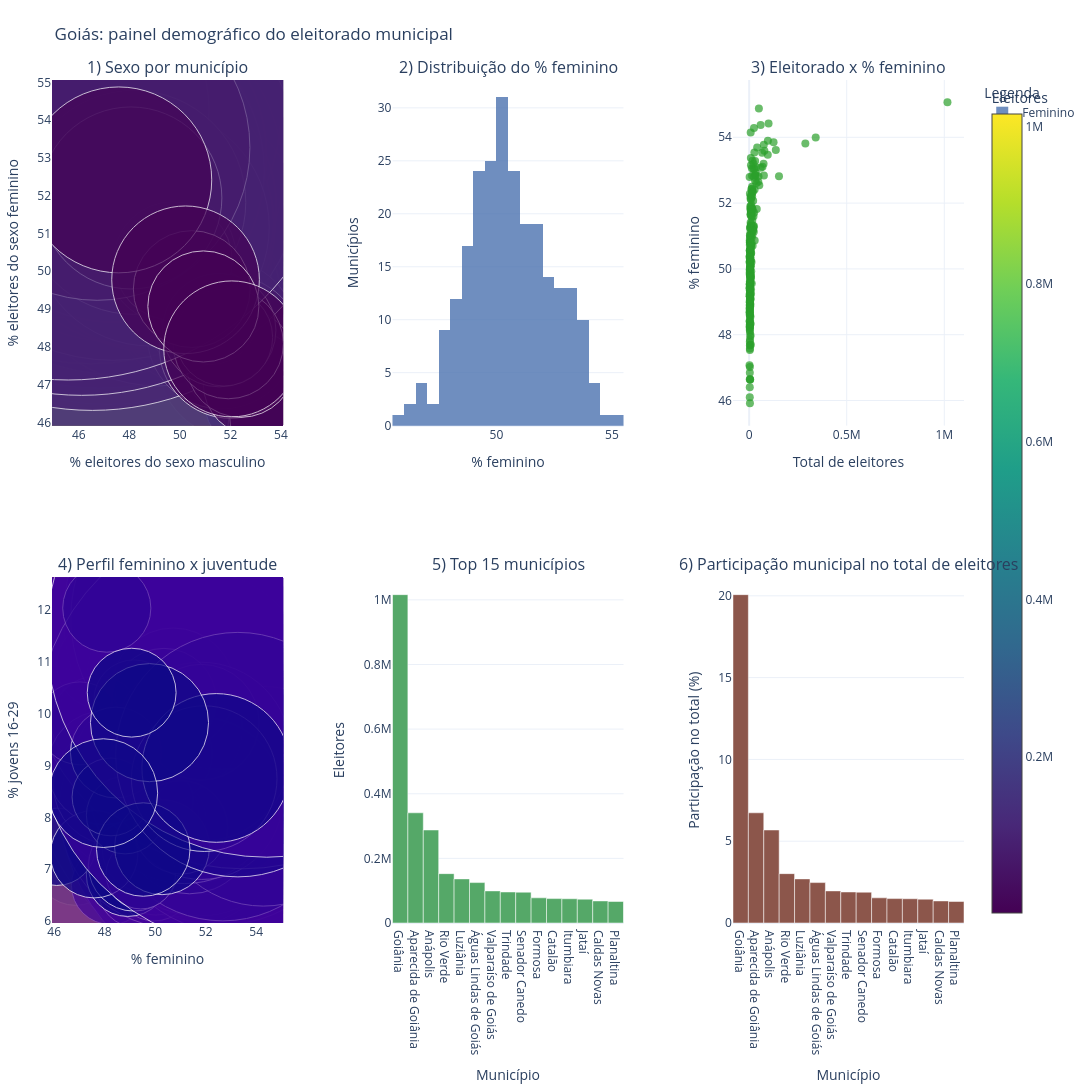

This figure's notebook cell:
### Code cell
from pathlib import Path
import numpy as np
import pandas as pd
import geobr
import unicodedata
import plotly.graph_objects as go
from plotly.subplots import make_subplots

root = Path('..').resolve()
profile_path = root / 'data' / 'processed' / 'goias_profile_2026.parquet'


def normalize_text(value):
    text = str(value).strip().upper()
    text = unicodedata.normalize('NFKD', text)
    text = ''.join(ch for ch in text if not unicodedata.combining(ch))
    return text

if profile_path.exists():
    profile = pd.read_parquet(profile_path).copy()
    profile['municipio_norm'] = profile['nm_municipio'].map(normalize_text)
    profile['total_eleitores'] = pd.to_numeric(profile['total_eleitores'], errors='coerce').fillna(0)
    profile['share_feminino'] = (profile['FEMININO'] / profile['total_eleitores'] * 100).fillna(0)
    profile['share_masculino'] = (profile['MASCULINO'] / profile['total_eleitores'] * 100).fillna(0)

    giovane_cols = [c for c in ['16 a 19 anos', '20 a 24 anos', '25 a 29 anos'] if c in profile.columns]
    if giovane_cols:
        profile['eleitores_16_29'] = profile[giovane_cols].sum(axis=1)
        profile['share_jovens_16_29'] = (profile['eleitores_16_29'] / profile['total_eleitores'] * 100).fillna(0)

    geo = geobr.read_municipality(code_muni='GO', year=2020).copy()
    geo['municipio_norm'] = geo['name_muni'].map(normalize_text)

    dashboard = geo.merge(
        profile[['municipio_norm', 'total_eleitores', 'share_feminino', 'share_masculino', 'share_jovens_16_29']],
        on='municipio_norm',
        how='left'
    ).dropna(subset=['total_eleitores']).copy()

    dashboard['bubble_size'] = np.sqrt(dashboard['total_eleitores']) * 1.75
    top = dashboard.sort_values('total_eleitores', ascending=False).head(15)
    municipal_weight = dashboard.assign(
        eleitorado_percent = dashboard['total_eleitores'] / dashboard['total_eleitores'].sum() * 100
    ).sort_values('eleitorado_percent', ascending=False).head(15)

    fig = make_subplots(
        rows=2,
        cols=3,
        subplot_titles=[
            '1) Sexo por município',
            '2) Distribuição do % feminino',
            '3) Eleitorado x % feminino',
            '4) Perfil feminino x juventude',
            '5) Top 15 municípios',
            '6) Participação municipal no total de eleitores'
        ],
        specs=[[{'type': 'scatter'}, {'type': 'histogram'}, {'type': 'scatter'}], [{'type': 'scatter'}, {'type': 'bar'}, {'type': 'bar'}]],
        horizontal_spacing=0.12,
        vertical_spacing=0.18,
    )

    fig.add_trace(
        go.Scatter(
            x=dashboard['share_masculino'],
            y=dashboard['share_feminino'],
            mode='markers',
            marker=dict(
                size=dashboard['bubble_size'],
                color=dashboard['total_eleitores'],
                colorscale='Viridis',
                showscale=True,
                colorbar=dict(title='Eleitores')
            ),
            text=dashboard['name_muni'],
            hovertemplate='<b>%{text}</b><br>Masculino: %{x:.1f}%<br>Feminino: %{y:.1f}%<br>Eleitores: %{marker.color:,}<extra></extra>',
            showlegend=False,
        ),
        row=1,
        col=1,
    )

    fig.add_trace(
        go.Histogram(
            x=dashboard['share_feminino'],
            nbinsx=20,
            marker_color='#4c72b0',
            name='Feminino',
            opacity=0.8,
        ),
        row=1,
        col=2,
    )

    fig.add_trace(
        go.Scatter(
            x=dashboard['total_eleitores'],
            y=dashboard['share_feminino'],
            mode='markers',
            marker=dict(size=8, color='#2ca02c', opacity=0.7),
            text=dashboard['name_muni'],
            hovertemplate='<b>%{text}</b><br>Eleitores: %{x:,}<br>% Feminino: %{y:.1f}%<extra></extra>',
            showlegend=False,
        ),
        row=1,
        col=3,
    )

    fig.add_trace(
        go.Scatter(
            x=dashboard['share_feminino'],
            y=dashboard['share_jovens_16_29'],
            mode='markers',
            marker=dict(
                size=np.sqrt(dashboard['total_eleitores']) * 1.4,
                color=dashboard['total_eleitores'],
                colorscale='Plasma',
                showscale=False,
            ),
            text=dashboard['name_muni'],
            hovertemplate='<b>%{text}</b><br>% Feminino: %{x:.1f}%<br>% Jovens 16-29: %{y:.1f}%<br>Eleitores: %{marker.color:,}<extra></extra>',
            showlegend=False,
        ),
        row=2,
        col=1,
    )

    fig.add_trace(
        go.Bar(
            x=top['name_muni'],
            y=top['total_eleitores'],
            marker_color='#55a868',
            hovertemplate='<b>%{x}</b><br>Eleitores: %{y:,}<extra></extra>',
            showlegend=False,
        ),
        row=2,
        col=2,
    )

    fig.add_trace(
        go.Bar(
            x=municipal_weight['name_muni'],
            y=municipal_weight['eleitorado_percent'],
            marker_color='#8c564b',
            hovertemplate='<b>%{x}</b><br>Participação no total: %{y:.2f}%<extra></extra>',
            showlegend=False,
        ),
        row=2,
        col=3,
    )

    fig.update_xaxes(title_text='% eleitores do sexo masculino', row=1, col=1)
    fig.update_yaxes(title_text='% eleitores do sexo feminino', row=1, col=1)
    fig.update_xaxes(title_text='% feminino', row=1, col=2)
    fig.update_yaxes(title_text='Municípios', row=1, col=2)
    fig.update_xaxes(title_text='Total de eleitores', row=1, col=3)
    fig.update_yaxes(title_text='% feminino', row=1, col=3)
    fig.update_xaxes(title_text='% feminino', row=2, col=1)
    fig.update_yaxes(title_text='% jovens 16-29', row=2, col=1)
    fig.update_xaxes(title_text='Município', row=2, col=2)
    fig.update_yaxes(title_text='Eleitores', row=2, col=2)
    fig.update_xaxes(title_text='Município', row=2, col=3)
    fig.update_yaxes(title_text='Participação no total (%)', row=2, col=3)

    fig.update_layout(
        title='Goiás: painel demográfico do eleitorado municipal',
        template='plotly_white',
        height=1100,
        width=1500,
        margin=dict(l=20, r=20, t=80, b=20),
        legend=dict(title='Legenda')
    )
    fig.show()

    output = root / 'data' / 'processed' / 'goias_dashboard_perfil_public.html'
    fig.write_html(output)
    print('Dashboard salvo em:', output)
    print('Municipios no painel:', len(dashboard))
else:
    print('Base de perfil eleitoral não encontrada para montar o dashboard.')

### Figure 1 — Plotly figure (JSON) as saved in the notebook; plotly's stock layout.template omitted (floating-point values rounded to 4 significant figures; data arrays with more than 128 entries replaced by an {"elided": "..."} marker saying what was removed)
{"data": [{"hovertemplate": "<b>%{text}</b><br>Masculino: %{x:.1f}%<br>Feminino: %{y:.1f}%<br>Eleitores: %{marker.color:,}<extra></extra>", "marker": {"color": {"elided": "245 float values"}, "colorbar": {"title": {"text": "Eleitores"}}, "colorscale": [[0, "#440154"], [0.1111, "#482878"], [0.2222, "#3e4989"], [0.3333, "#31688e"], [0.4444, "#26828e"], [0.5556, "#1f9e89"], [0.6667, "#35b779"], [0.7778, "#6ece58"], [0.8889, "#b5de2b"], [1, "#fde725"]], "showscale": true, "size": {"elided": "245 float values"}}, "mode": "markers", "showlegend": false, "text": {"elided": "245 str values"}, "type": "scatter", "x": {"elided": "245 float values"}, "xaxis": "x", "y": {"elided": "245 float values"}, "yaxis": "y"}, {"marker": {"color": "#4c72b0"}, "name": "Feminino", "nbinsx": 20, "opacity": 0.8, "type": "histogram", "x": {"elided": "245 float values"}, "xaxis": "x2", "yaxis": "y2"}, {"hovertemplate": "<b>%{text}</b><br>Eleitores: %{x:,}<br>% Feminino: %{y:.1f}%<extra></extra>", "marker": {"color": "#2ca02c", "opacity": 0.7, "size": 8}, "mode": "markers", "showlegend": false, "text": {"elided": "245 str values"}, "type": "scatter", "x": {"elided": "245 float values"}, "xaxis": "x3", "y": {"elided": "245 float values"}, "yaxis": "y3"}, {"hovertemplate": "<b>%{text}</b><br>% Feminino: %{x:.1f}%<br>% Jovens 16-29: %{y:.1f}%<br>Eleitores: %{marker.color:,}<extra></extra>", "marker": {"color": {"elided": "245 float values"}, "colorscale": [[0, "#0d0887"], [0.1111, "#46039f"], [0.2222, "#7201a8"], [0.3333, "#9c179e"], [0.4444, "#bd3786"], [0.5556, "#d8576b"], [0.6667, "#ed7953"], [0.7778, "#fb9f3a"], [0.8889, "#fdca26"], [1, "#f0f921"]], "showscale": false, "size": {"elided": "245 float values"}}, "mode": "markers", "showlegend": false, "text": {"elided": "245 str values"}, "type": "scatter", "x": {"elided": "245 float values"}, "xaxis": "x4", "y": {"elided": "245 float values"}, "yaxis": "y4"}, {"hovertemplate": "<b>%{x}</b><br>Eleitores: %{y:,}<extra></extra>", "marker": {"color": "#55a868"}, "showlegend": false, "type": "bar", "x": ["Goiânia", "Aparecida de Goiânia", "Anápolis", "Rio Verde", "Luziânia", "Águas Lindas de Goiás", "Valparaíso de Goiás", "Trindade", "Senador Canedo", "Formosa", "Catalão", "Itumbiara", "Jataí", "Caldas Novas", "Planaltina"], "xaxis": "x5", "y": [1016000.0, 341000.0, 287900.0, 152800.0, 136500.0, 125100.0, 99340.0, 95990.0, 95320.0, 77890.0, 75550.0, 75020.0, 73740.0, 68300.0, 66620.0], "yaxis": "y5"}, {"hovertemplate": "<b>%{x}</b><br>Participação no total: %{y:.2f}%<extra></extra>", "marker": {"color": "#8c564b"}, "showlegend": false, "type": "bar", "x": ["Goiânia", "Aparecida de Goiânia", "Anápolis", "Rio Verde", "Luziânia", "Águas Lindas de Goiás", "Valparaíso de Goiás", "Trindade", "Senador Canedo", "Formosa", "Catalão", "Itumbiara", "Jataí", "Caldas Novas", "Planaltina"], "xaxis": "x6", "y": [20.07, 6.736, 5.687, 3.017, 2.696, 2.47, 1.962, 1.896, 1.883, 1.539, 1.492, 1.482, 1.457, 1.349, 1.316], "yaxis": "y6"}], "layout": {"annotations": [{"font": {"size": 16}, "showarrow": false, "text": "1) Sexo por município", "x": 0.1267, "xanchor": "center", "xref": "paper", "y": 1, "yanchor": "bottom", "yref": "paper"}, {"font": {"size": 16}, "showarrow": false, "text": "2) Distribuição do % feminino", "x": 0.5, "xanchor": "center", "xref": "paper", "y": 1, "yanchor": "bottom", "yref": "paper"}, {"font": {"size": 16}, "showarrow": false, "text": "3) Eleitorado x % feminino", "x": 0.8733, "xanchor": "center", "xref": "paper", "y": 1, "yanchor": "bottom", "yref": "paper"}, {"font": {"size": 16}, "showarrow": false, "text": "4) Perfil feminino x juventude", "x": 0.1267, "xanchor": "center", "xref": "paper", "y": 0.41, "yanchor": "bottom", "yref": "paper"}, {"font": {"size": 16}, "showarrow": false, "text": "5) Top 15 municípios", "x": 0.5, "xanchor": "center", "xref": "paper", "y": 0.41, "yanchor": "bottom", "yref": "paper"}, {"font": {"size": 16}, "showarrow": false, "text": "6) Participação municipal no total de eleitores", "x": 0.8733, "xanchor": "center", "xref": "paper", "y": 0.41, "yanchor": "bottom", "yref": "paper"}], "height": 1100, "legend": {"title": {"text": "Legenda"}}, "margin": {"b": 20, "l": 20, "r": 20, "t": 80}, "title": {"text": "Goiás: painel demográfico do eleitorado municipal"}, "width": 1500, "xaxis": {"anchor": "y", "domain": [0, 0.2533], "title": {"text": "% eleitores do sexo masculino"}}, "xaxis2": {"anchor": "y2", "domain": [0.3733, 0.6267], "title": {"text": "% feminino"}}, "xaxis3": {"anchor": "y3", "domain": [0.7467, 1], "title": {"text": "Total de eleitores"}}, "xaxis4": {"anchor": "y4", "domain": [0, 0.2533], "title": {"text": "% feminino"}}, "xaxis5": {"anchor": "y5", "domain": [0.3733, 0.6267], "title": {"text": "Município"}}, "xaxis6": {"anchor": "y6", "domain": [0.7467, 1], "title": {"text": "Município"}}, "yaxis": {"anchor": "x", "domain": [0.59, 1], "title": {"text": "% eleitores do sexo feminino"}}, "yaxis2": {"anchor": "x2", "domain": [0.59, 1], "title": {"text": "Municípios"}}, "yaxis3": {"anchor": "x3", "domain": [0.59, 1], "title": {"text": "% feminino"}}, "yaxis4": {"anchor": "x4", "domain": [0, 0.41], "title": {"text": "% jovens 16-29"}}, "yaxis5": {"anchor": "x5", "domain": [0, 0.41], "title": {"text": "Eleitores"}}, "yaxis6": {"anchor": "x6", "domain": [0, 0.41], "title": {"text": "Participação no total (%)"}}}}
